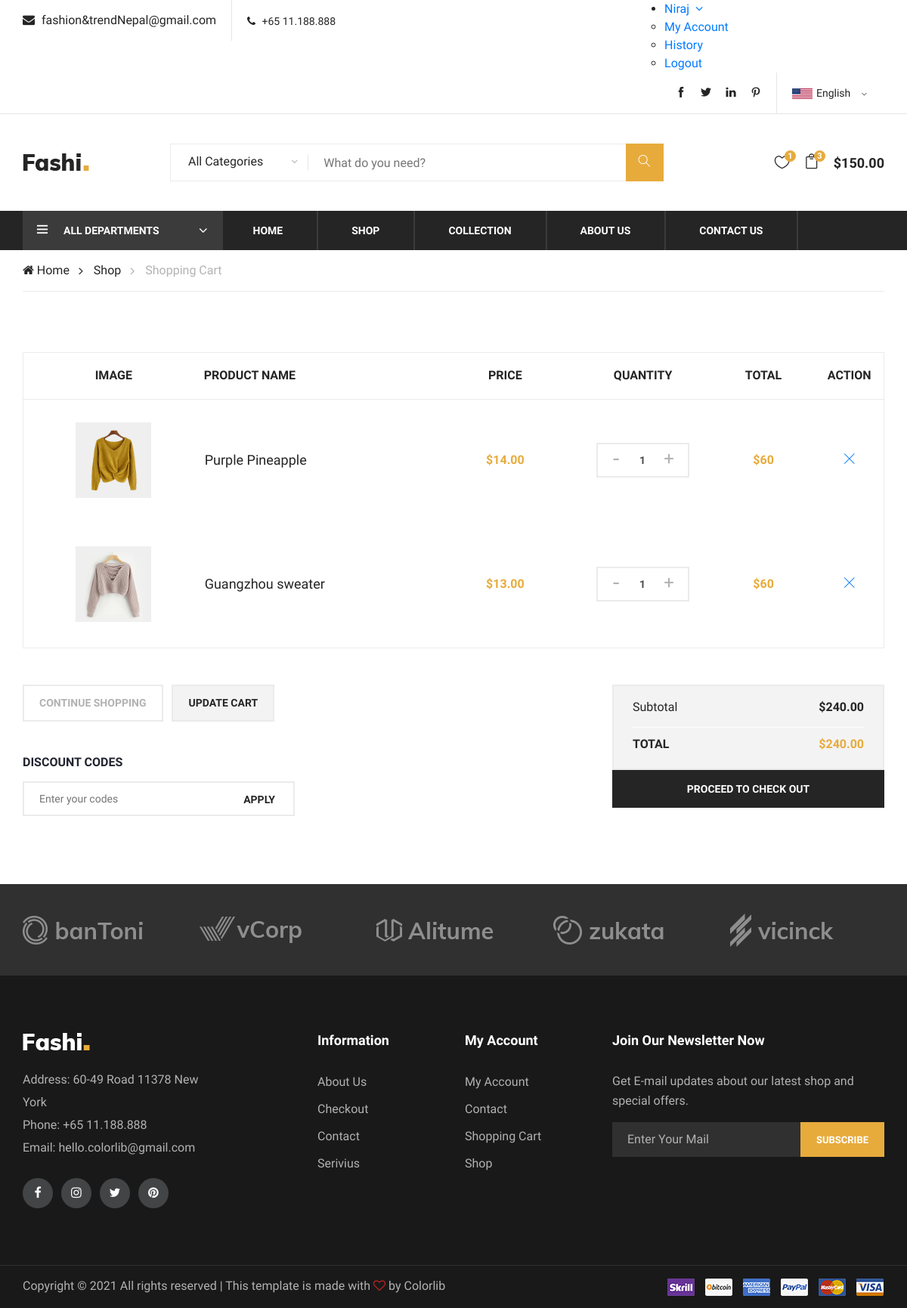
/shopping-cart/ (signed in), run on the app's committed database.
### my_project/models.py (models this page shows)
class OrderItem(models.Model):
    items = models.ForeignKey(Product, on_delete=models.CASCADE)
    order = models.ForeignKey(Order, on_delete=models.SET_NULL, null=True)
    quantity = models.IntegerField(default=0, null=True, blank=True)
    created_date = models.DateTimeField(auto_now_add=True)

class Product(models.Model):
    name = models.CharField(max_length=200)
    price = models.DecimalField(max_digits=7, decimal_places=2)
    img_path = models.FilePathField(path='./static/img/products/')
    description = models.CharField(max_length=500, default="No description")
    category = models.ForeignKey(Category, on_delete=models.CASCADE)
    added_date = models.DateTimeField(auto_now_add=True)
    updated_at = models.DateTimeField(auto_now_add=True)

### my_project/views.py (the view)
# urls.py: path('shopping-cart/', views.cart, name='cart'),
@login_required(login_url='login')
def cart(request):
    if request.user.is_authenticated:
        user = request.user
        order, created = Order.objects.get_or_create(user=user, completed=False)
        items = order.orderitem_set.all()
    context = {'items': items, 'order': order}
    return render(request, 'shopping-cart.html', context)

### my_project/templates/shopping-cart.html (shortened to what this page needs)
{% extends 'base.html' %}  {% load static %} {% block content %}
<section class="shopping-cart spad">
  <div class="container">
    <div class="row">
      <div class="col-lg-12">
        <div class="cart-table">
          <table>
            <thead>
              <tr>
                <th>Image</th>
                <th class="p-name">Product Name</th>
                <th>Price</th>
                <th>Quantity</th>
                <th>Total</th>
                <th>Action</th>
              </tr>
            </thead>
            <tbody>
              {% if items %} {% for item in items %}
              <tr>
                <td class="cart-pic first-row">
                  <img
                    src="/{{ item.items.img_path }}"
                    height="100px"
                    width="100px"
                    alt=""
                  />
                </td>
                <td class="cart-title first-row">
                  <h5>{{ item.items.name }}</h5>
                </td>
                <td class="p-price first-row">${{ item.items.price }}</td>
                <td class="qua-col first-row">
                  <div class="quantity">
                    <div class="pro-qty">
                      <input type="text" value="{{ item.quantity }}" />
                    </div>
                  </div>
                </td>
                <td class="total-price first-row">$60</td>
                <td class="close-td first-row">
                  <a href="{% url 'delete_cart_item' id=item.id %}"
                    ><i class="ti-close"></i
                  ></a>
                </td>
              </tr>
              {% endfor %}
            </tbody>
          </table>
          {% else %}
          <li class="list-group-item list-group-item-success">
            Your Cart is empty
          </li>
          {% endif %}
        </div>
        <div class="row mt-5">
          <div class="col-lg-4">
            <div class="cart-buttons">
              <a href="#" class="primary-btn continue-shop"
                >Continue shopping</a
              >
              <a href="#" class="primary-btn up-cart">Update cart</a>
            </div>
            <div class="discount-coupon">
              <h6>Discount Codes</h6>
              <form action="#" class="coupon-form">
                <input type="text" placeholder="Enter your codes" />
                <button type="submit" class="site-btn coupon-btn">Apply</button>
              </form>
            </div>
          </div>
          <div class="col-lg-4 offset-lg-4">
            <div class="proceed-checkout">
              <ul>
                <li class="subtotal">Subtotal <span>$240.00</span></li>
                <li class="cart-total">Total <span>$240.00</span></li>
              </ul>
              <a href="#" class="proceed-btn">PROCEED TO CHECK OUT</a>
            </div>
          </div>
        </div>
      </div>
    </div>
  </div>
</section>
{% endblock %}

### templates/base.html (shortened to what this page needs)
{% load static %}
<!DOCTYPE html>
<html lang="zxx">
  <head>
    <link
      rel="stylesheet"
      href="https://use.fontawesome.com/releases/v5.6.1/css/all.css"
    />
    <link
      rel="stylesheet"
      href="https://stackpath.bootstrapcdn.com/bootstrap/4.5.0/css/bootstrap.min.css"
    />
    <link
      rel="stylesheet"
      href="{% static 'css/bootstrap.min.css' %}"
      type="text/css"
    />
    <link
      rel="stylesheet"
      href="{% static 'css/font-awesome.min.css' %}"
      type="text/css"
    />
    <link
      rel="stylesheet"
      href="{% static 'css/themify-icons.css' %}"
      type="text/css"
    />
    <link
      rel="stylesheet"
      href="{% static 'css/elegant-icons.css' %}"
      type="text/css"
    />
    <link
      rel="stylesheet"
      href="{% static 'css/owl.carousel.min.css' %}"
      type="text/css"
    />
    <link
      rel="stylesheet"
      href="{% static 'css/nice-select.css' %}"
      type="text/css"
    />
    <link
      rel="stylesheet"
      href="{% static 'css/jquery-ui.min.css' %}"
      type="text/css"
    />
    <link
      rel="stylesheet"
      href="{% static 'css/slicknav.min.css' %}"
      type="text/css"
    />
    <link
      rel="stylesheet"
      href="{% static 'css/style.css' %}"
      type="text/css"
    />
  </head>
  <body>
    <header class="header-section">
      <div class="header-top">
        <div class="container">
          <div class="ht-left">
            <div class="mail-service">
              <i class="fa fa-envelope"></i>
              fashion&trendNepal@gmail.com
            </div>
            <div class="phone-service">
              <i class="fa fa-phone"></i>
              +65 11.188.888
            </div>
          </div>
          <div class="ht-right">
            {% if not request.user.is_authenticated %}
            <a href="{% url 'register' %}" class="login-panel"
              ><i class="fa fa-user"></i>Register</a
            >
            <a href="{% url 'login' %}" class="login-panel"
              ><i class="fa fa-user"></i>Login</a
            >
            {% else %}
            <ul class="dropdown">
              <li>
                <a href="#"
                  >{{ request.user }}<i
                    class="fa fa-angle-down ml-2"
                    aria-hidden="true"
                  ></i
                ></a>
                <ul>
                  <li><a href="#">My Account</a></li>
                  <li><a href="#">History</a></li>
                  <li><a href="{% url 'logout' %}">Logout</a></li>
                </ul>
              </li>
            </ul>
            {% endif %}
            <div class="lan-selector">
            </div>
            <div class="top-social">
              <a href="#"><i class="ti-facebook"></i></a>
              <a href="#"><i class="ti-twitter-alt"></i></a>
              <a href="#"><i class="ti-linkedin"></i></a>
              <a href="#"><i class="ti-pinterest"></i></a>
            </div>
          </div>
        </div>
      </div>
      <div class="container">
        <div class="inner-header">
          <div class="row">
            <div class="col-lg-2 col-md-2">
              <div class="logo">
                <a href="{% url 'home' %}">
                  <img src="{% static 'img/logo.png' %}" alt="" />
                </a>
              </div>
            </div>
            <div class="col-lg-7 col-md-7">
              <div class="advanced-search">
                <button type="button" class="category-btn">
                  All Categories
                </button>
                <div class="input-group">
                  <input type="text" placeholder="What do you need?" />
                  <button type="button"><i class="ti-search"></i></button>
                </div>
              </div>
            </div>
            <div class="col-lg-3 text-right col-md-3">
              <ul class="nav-right">
                <li class="heart-icon">
                  <a href="#">
                    <i class="icon_heart_alt"></i>
                    <span>1</span>
                  </a>
                </li>
                <li class="cart-icon">
                  <a href="{% url 'cart' %}">
                    <i class="icon_bag_alt"></i>
                    <span>3</span>
                  </a>
                </li>
                <li class="cart-price">$150.00</li>
              </ul>
            </div>
          </div>
        </div>
      </div>
      <div class="nav-item">
        <div class="container">
          <div class="nav-depart">
            <div class="depart-btn">
              <i class="ti-menu"></i>
              <span>All departments</span>
            </div>
          </div>
          <nav class="nav-menu mobile-menu">
            <ul>
              <li><a href="{% url 'home' %}">Home</a></li>
              <li><a href="{% url 'product' %}">Shop</a></li>
              <li>
                <a href="#">Collection</a>
              </li>
              <li><a href="{% url 'about' %}">About Us</a></li>
              <li><a href="{% url 'contact' %}">Contact Us</a></li>
            </ul>
          </nav>
        </div>
      </div>
    </header>
    <div class="breacrumb-section">
      <div class="container">
        <div class="row">
          <div class="col-lg-12">
            <div class="breadcrumb-text product-more">
              <a href="./home.html"><i class="fa fa-home"></i> Home</a>
              <a href="./shop.html">Shop</a>
              <span>Shopping Cart</span>
            </div>
          </div>
        </div>
      </div>
    </div>
    {% block content %} {% endblock %}
    <div class="partner-logo">
      <div class="container">
        <div class="logo-carousel owl-carousel">
          <div class="logo-item">
            <div class="tablecell-inner">
              <img src="{% static 'img/logo-carousel/logo-1.png' %}" alt="" />
            </div>
          </div>
          <div class="logo-item">
            <div class="tablecell-inner">
              <img src="{% static 'img/logo-carousel/logo-2.png' %}" alt="" />
            </div>
          </div>
          <div class="logo-item">
            <div class="tablecell-inner">
              <img src="{% static 'img/logo-carousel/logo-3.png' %}" alt="" />
            </div>
          </div>
          <div class="logo-item">
            <div class="tablecell-inner">
              <img src="{% static 'img/logo-carousel/logo-4.png' %}" alt="" />
            </div>
          </div>
          <div class="logo-item">
            <div class="tablecell-inner">
              <img src="{% static 'img/logo-carousel/logo-5.png' %}" alt="" />
            </div>
          </div>
        </div>
      </div>
    </div>
    <footer class="footer-section">
      <div class="container">
        <div class="row">
          <div class="col-lg-3">
            <div class="footer-left">
              <div class="footer-logo">
                <a href="#"
                  ><img src="{% static 'img/footer-logo.png' %}" alt=""
                /></a>
              </div>
              <ul>
                <li>Address: 60-49 Road 11378 New York</li>
                <li>Phone: +65 11.188.888</li>
                <li>Email: hello.colorlib@gmail.com</li>
              </ul>
              <div class="footer-social">
                <a href="#"><i class="fa fa-facebook"></i></a>
                <a href="#"><i class="fa fa-instagram"></i></a>
                <a href="#"><i class="fa fa-twitter"></i></a>
                <a href="#"><i class="fa fa-pinterest"></i></a>
              </div>
            </div>
          </div>
          <div class="col-lg-2 offset-lg-1">
            <div class="footer-widget">
              <h5>Information</h5>
              <ul>
                <li><a href="#">About Us</a></li>
                <li><a href="#">Checkout</a></li>
                <li><a href="#">Contact</a></li>
                <li><a href="#">Serivius</a></li>
              </ul>
            </div>
          </div>
          <div class="col-lg-2">
            <div class="footer-widget">
              <h5>My Account</h5>
              <ul>
                <li><a href="#">My Account</a></li>
                <li><a href="#">Contact</a></li>
                <li><a href="#">Shopping Cart</a></li>
                <li><a href="#">Shop</a></li>
              </ul>
            </div>
          </div>
          <div class="col-lg-4">
            <div class="newslatter-item">
              <h5>Join Our Newsletter Now</h5>
              <p>
                Get E-mail updates about our latest shop and special offers.
              </p>
              <form action="#" class="subscribe-form">
                <input type="text" placeholder="Enter Your Mail" />
                <button type="button">Subscribe</button>
              </form>
            </div>
          </div>
        </div>
      </div>
      <div class="copyright-reserved">
        <div class="container">
          <div class="row">
            <div class="col-lg-12">
              <div class="copyright-text">
                Copyright &copy;
                All rights reserved | This template is made with
                <i class="fa fa-heart-o" aria-hidden="true"></i> by
                <a href="https://colorlib.com" target="_blank">Colorlib</a>
              </div>
              <div class="payment-pic">
                <img src="{% static 'img/payment-method.png' %}" alt="" />
              </div>
            </div>
          </div>
        </div>
      </div>
    </footer>
  </body>
</html>

### data on the page
OrderItem: items.img_path (picture), items.name "Purple Pineapple", items.price "14.00", quantity "1"
OrderItem: items.img_path (picture), items.name "Guangzhou sweater", items.price "13.00", quantity "1"

### other printed values
{{ request.user }} "Niraj"
